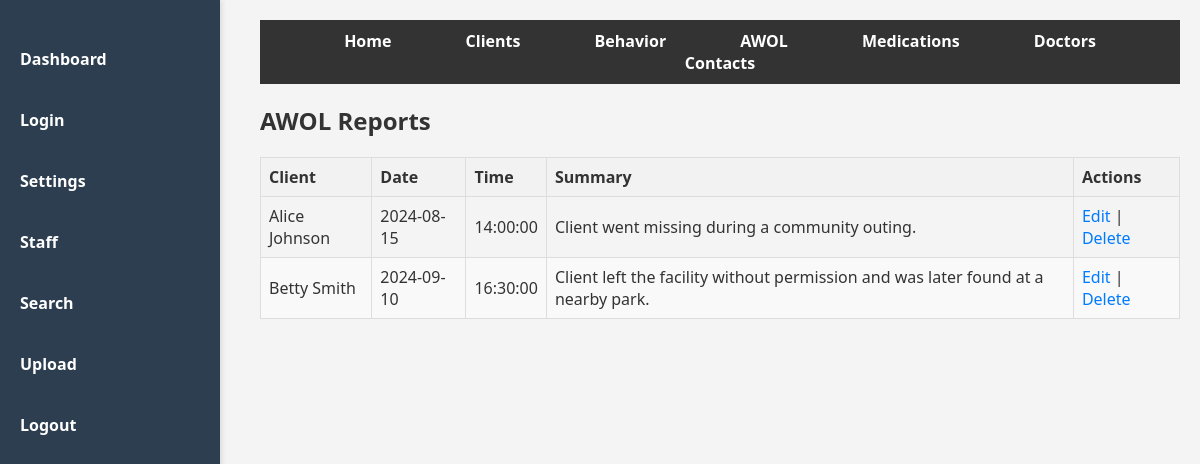
The app's page /awol (signed in) with its own data.
### app.py (models this page shows)
class AWOLReport(db.Model):
    id = db.Column(db.Integer, primary_key=True)
    client_id = db.Column(db.Integer, db.ForeignKey('client.id'), nullable=False)
    date = db.Column(db.Date, nullable=False)
    time = db.Column(db.Time, nullable=False)
    summary = db.Column(db.String(500))

class Client(db.Model):
    id = db.Column(db.Integer, primary_key=True)
    first_name = db.Column(db.String(100), nullable=False)
    last_name = db.Column(db.String(100), nullable=False)
    ssn = db.Column(db.String(12), unique=True, nullable=False)
    dob = db.Column(db.Date, nullable=False)
    height = db.Column(db.String(10))
    weight = db.Column(db.String(10))
    eye_color = db.Column(db.String(50))
    hair_color = db.Column(db.String(50))
    appointments = db.relationship('Appointment', backref='client', lazy=True)
    medications = db.relationship('Medication', backref='client', lazy=True)
    awol_reports = db.relationship('AWOLReport', backref='client', lazy=True)
    behaviors = db.relationship('Behavior', backref='client', lazy=True)

### app.py (the view)
@app.route('/awol')
def awol():
    if not session.get('logged_in'):
        return redirect(url_for('login'))
    awols = AWOLReport.query.all()
    return render_template('awol.html', awols=awols)

### templates/awol.html (shortened to what this page needs)
{% extends 'base.html' %}
{% block content %}
<h2>AWOL Reports</h2>
<table class="data-table">
    <thead>
        <tr>
            <th>Client</th>
            <th>Date</th>
            <th>Time</th>
            <th>Summary</th>
            <th>Actions</th>
        </tr>
    </thead>
    <tbody>
        {% for awol in awols %}
        <tr>
            <td>{{ awol.client.first_name }} {{ awol.client.last_name }}</td>
            <td>{{ awol.date }}</td>
            <td>{{ awol.time }}</td>
            <td>{{ awol.summary }}</td>
            <td>
                <a href="{{ url_for('edit_awol', awol_id=awol.id) }}">Edit</a> |
                <a href="{{ url_for('delete_awol', awol_id=awol.id) }}">Delete</a>
            </td>
        </tr>
        {% endfor %}
    </tbody>
</table>
{% endblock %}

### static/styles.css (style rules this page uses)
body { font-family: 'Segoe UI', Tahoma, Geneva, Verdana, sans-serif; background-color: #f4f4f4; color: #333; margin: 0; padding: 0; display: flex; }
.data-table { width: 100%; border-collapse: collapse; margin-bottom: 20px; }
.data-table th, .data-table td { border: 1px solid #ddd; padding: 8px; text-align: left; }
.data-table th { background-color: #f2f2f2; color: #333; font-weight: bold; }
.data-table tr:nth-child(even) { background-color: #f9f9f9; }
.data-table a { color: #007bff; text-decoration: none; }

### records on screen
AWOLReport: client.first_name "Alice", client.last_name "Johnson", date "2024-08-15", time "14:00:00", summary "Client went missing during a community outing."
AWOLReport: client.first_name "Betty", client.last_name "Smith", date "2024-09-10", time "16:30:00", summary "Client left the facility without permission and was later found at a nearby park."
